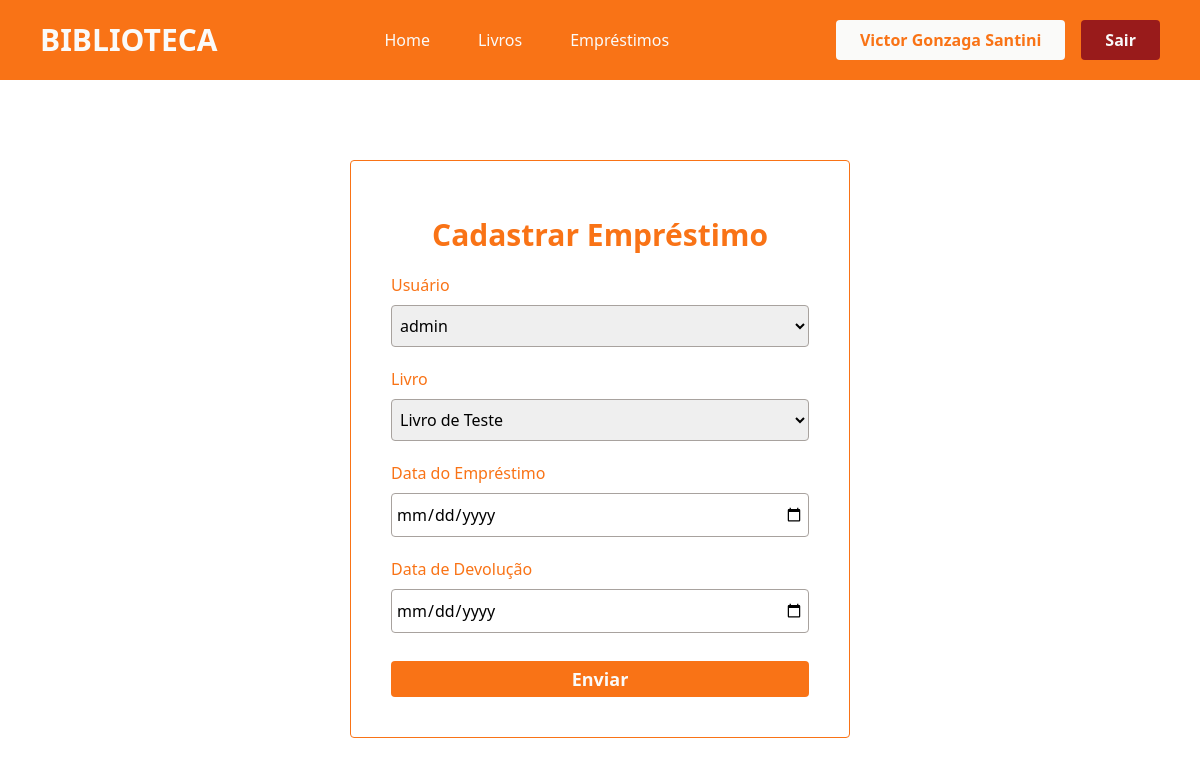
Before: /cadastroemprestimo/ (signed in) with the older database file.
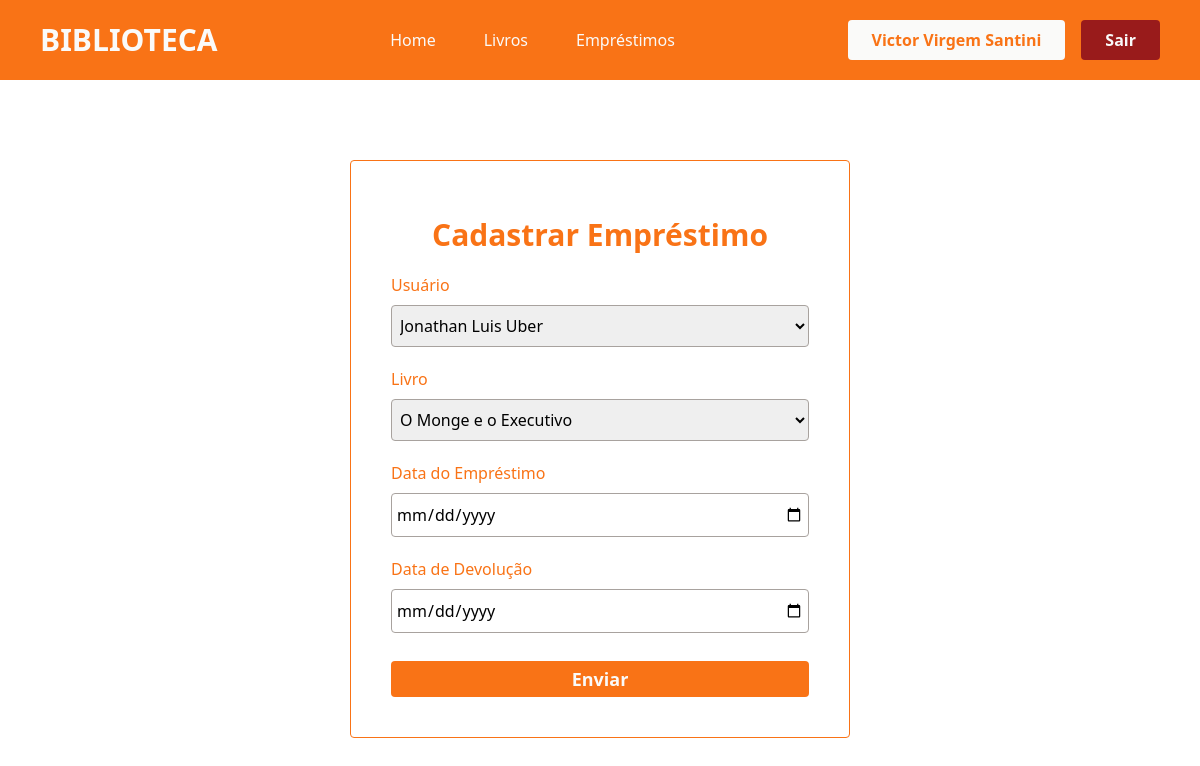
After: the same page with the newer database file.
### app/models.py (models this page shows)
class User(db.Model, UserMixin):
    id = db.Column(db.Integer, primary_key=True)
    nome = db.Column(db.String(100), nullable=True)
    telefone = db.Column(db.String(100), nullable=True)
    email = db.Column(db.String(100), nullable=True)
    senha = db.Column(db.String(100), nullable=True)
    emprestimos = db.relationship('Emprestimo', backref='user', lazy=True)

### app/views.py (the view)
@app.route('/cadastroemprestimo/', methods=['GET', 'POST'])
@login_required
def emprestimo_cadastro():
    form = EmprestimoForm()
    context = {}
    if form.validate_on_submit():
        form.save()
        return redirect(url_for('emprestimos'))
    return render_template('cadastro_emprestimo.html', context=context, form=form)

### app/forms.py (shortened to what this page needs)
class EmprestimoForm(FlaskForm):
    data_emprestimo = DateField('Data do Empréstimo', validators=[DataRequired()])
    data_devolucao = DateField('Data de Devolução', validators=[DataRequired()])
    user_id = SelectField('Usuário', coerce=int, validators=[DataRequired()])
    livro_id = SelectField('Livro', coerce=int, validators=[DataRequired()])
    statusEmprestimo = StringField('Status')
    btnSubmit = SubmitField('Enviar')
    def __init__(self, *args, **kwargs):
        super().__init__(*args, **kwargs)
        self.user_id.choices = [(u.id, u.nome) for u in User.query.all()]
        self.livro_id.choices = [(l.id, l.titulo) for l in Livro.query.all()]

### app/models.py (called while the page is built)
@login_manager.user_loader
def load_user(user_id):
    return User.query.get(user_id)

### app/templates/cadastro_emprestimo.html (shortened to what this page needs)
{% extends "head.html" %}
{% block content %}
<div class="container-login w-100 flex justify-center align-center">
    <section class="forms-login mt-[5rem] border-orange-500 border-[1px] p-10 rounded w-[500px]">
                <h3 class="text-center text-3xl font-bold mt-4 text-orange-500">Cadastrar Empréstimo</h3>
                <form action="" method="post" class="flex flex-col">
                    {{form.user_id.label(class="text-orange-500 font-medium mt-5")}}
                    {{form.user_id(class="border-[1px] rounded border-stone-400 mt-2 px-1 py-2 outline-orange-500 outline-2")}}
                    {{form.livro_id.label(class="text-orange-500 font-medium mt-5")}}
                    {{form.livro_id(class="border-[1px] rounded border-stone-400 mt-2 px-1 py-2 outline-orange-500 outline-2")}}
                    {{form.data_emprestimo.label(class="text-orange-500 font-medium mt-5")}}
                    {{form.data_emprestimo(class="border-[1px] rounded border-stone-400 mt-2 px-1 py-2 outline-orange-500 outline-2")}}
                    {{form.data_devolucao.label(class="text-orange-500 font-medium mt-5")}}
                    {{form.data_devolucao(class="border-[1px] rounded border-stone-400 mt-2 px-1 py-2 outline-orange-500 outline-2")}}
                    {{form.btnSubmit(class="bg-orange-500 w-100 text-stone-50 font-semibold text-lg mt-7 rounded py-1 hover:bg-orange-700 cursor-pointer transition-all duration-500")}}
                </form>
    </section>
</div>
{% endblock %}

### app/templates/header.html (shortened to what this page needs)
{% extends "head.html" %}
{% block content %}
<header class="font-sans px-10 py-5 bg-orange-500">
    <div class="container-header flex justify-between items-center">
        <div class="logo text-stone-50 font-bold text-3xl">
            <h1>BIBLIOTECA</h1>
        </div>
        <nav class="nav flex gap-12 text-stone-50 font-medium">
            <a href="{{ url_for('homepage') }}">Home</a>
            <a href="{{ url_for('livros') }}">Livros</a>
            <a href="{{ url_for('emprestimos') }}">Empréstimos</a>
        </nav>
        <div class="login flex gap-4">
            {% if current_user.is_authenticated %}
            <p class="bg-stone-50 px-6 py-2 text-orange-500 rounded font-semibold">{{current_user.nome}}</p>
                <a href="{{ url_for('logout') }}" class="bg-red-800 px-6 py-2 text-stone-50 rounded font-semibold cursor-pointer hover:bg-red-900 transition-all duration-500">Sair</a>
            {% endif %}
        </div>
    </div>
</header>
{% endblock %}

Changed rows visible on the page:
changed User: nome "Victor Gonzaga Santini" → "Victor Virgem Santini"
Other visible differences:
form field user_id: "admin" → "Jonathan Luis Uber"
form field livro_id: "Livro de Teste" → "O Monge e o Executivo"
